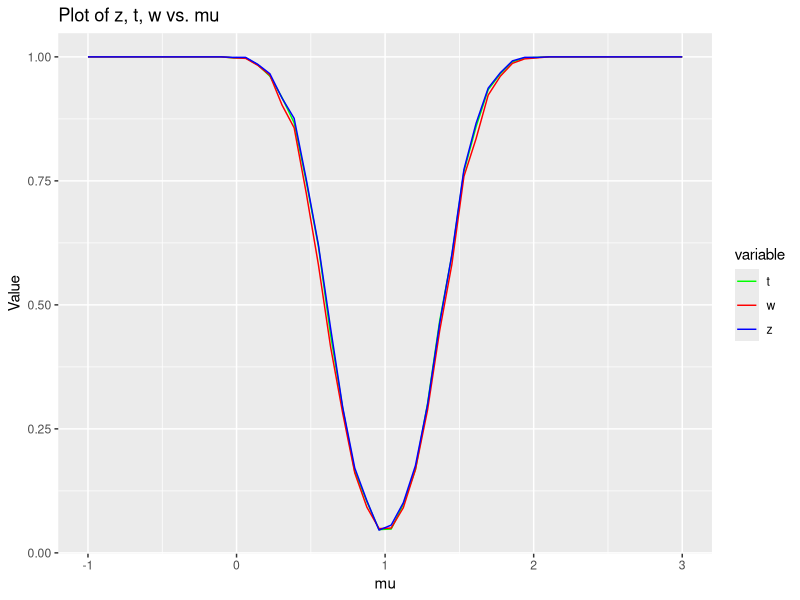
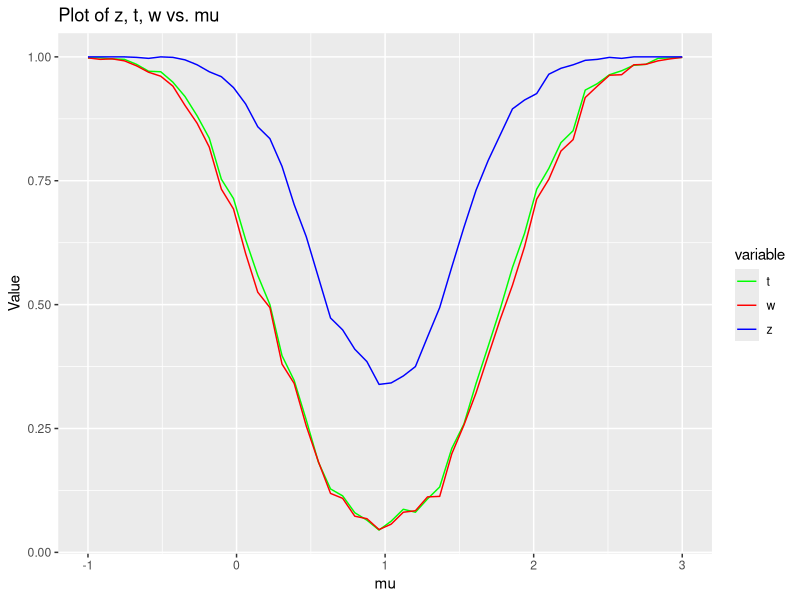
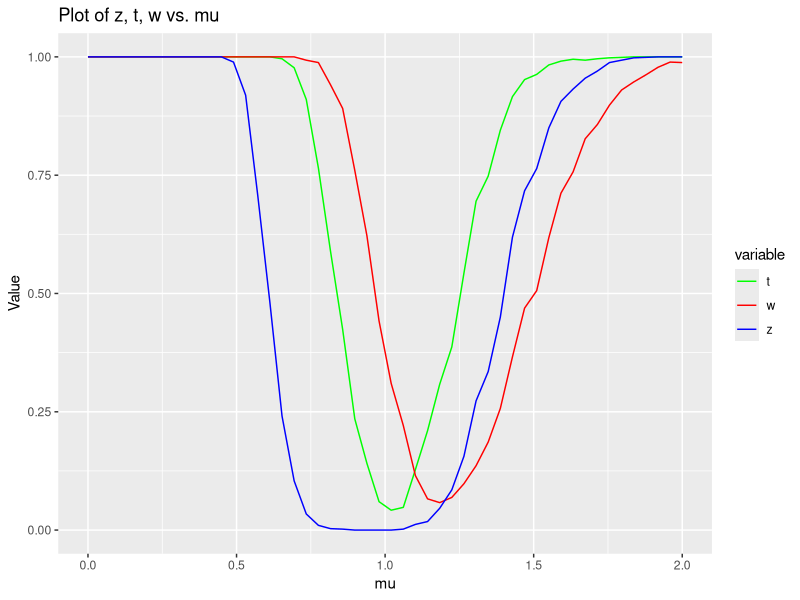

Reproduce these figures in R, in order.
## ---- chunk 1
#| echo: false
#| waring: false
library(tidyverse)
library(stats)
## ---- chunk 2
#| echo: false 

## STATYSTKI 

# Test Z 
stat_z <- function(xs, mu, sigma) {
  # Statystyka ta ma rozkład N(0, 1) przy założeniu hipotezy zerowej
  zstat <- sqrt(length(xs)) * (mean(xs) - mu) / sigma
  return(zstat)
}

# Test t-Studenta
stat_student <- function(xs, mu) {
  # Statystyka ta ma rozkład T(length(xs) - 1) przy założeniu hipotezy zerowej
  tstat <- sqrt(length(xs)) * (mean(xs) - mu) / sd(xs)
  return(tstat)
}

# Test rang znakowanych Wilcoxona
stat_wilcoxon <- function(xs, mu) {
  
  diffs <- xs - mu
  ranks <- rank(abs(diffs))
  
  sum_pos <- sum(ranks[diffs > 0])
  sum_neg <- sum(ranks[diffs < 0])
  
  # Rozkład tej statystyki jest znany (przy założeniu hipotezy zerowej jest on asymptotycznie normalny)
  ustat <- min(sum_pos, sum_neg)
  return(ustat)
}
## ---- chunk 3
#| echo: false 

## TESTY 

testinfo <- function(stat, pval, resu) {
  return(list(
    statystyka = stat,
    pwartosc   = pval,
    wynik      = resu
  ))
}

# Test Z 

ztest <- function(xs, mu, alpha=0.05) {
  
  z <- stat_z(xs, mu, 2) 
  
  lower_q <- qnorm(alpha/2)
  upper_q <- qnorm(1 - alpha/2)
  
  result <- (lower_q <= z && z <= upper_q)
  p_value <- 2 * pnorm(abs(z), lower.tail = FALSE)
  
  
  return(testinfo(z, p_value, result))
  
}

# Test t-Studenta 

ttest <- function(xs, mu, alpha=0.05) {
  
  t <- stat_student(xs, mu)
  df <- length(xs) - 1
  
  lower_q <- qt(alpha/2, df)
  upper_q <- qt(1 - alpha/2, df)
  
  result <- (lower_q <= t && t <= upper_q)
  p_value <- 2 * pt(abs(t), df, lower.tail = FALSE)
  
  return(testinfo(t, p_value, result))
}

# Test znakowanych rang Wilcoxona 

wtest <- function(xs, mu, alpha=0.05) {
  
  w <- stat_wilcoxon(xs, mu)
  n <- length(xs)
  
  lower_q <- qsignrank(alpha/2, n)
  upper_q <- qsignrank(1 - alpha/2, n)
  
  result <- (lower_q <= w && w <= upper_q)
  p_value <- min(2 * psignrank(w-1, n, lower.tail=FALSE, 1))
  
  return(testinfo(w, p_value, result))
}

## ---- chunk 4
#| echo: false

## WYKRESY FUNKCJI MOCY
plot_test_power <- function(dist, n, param, inter, MCS=100) {
  
  gensample <- if (dist == "norm") {
    function(mu) {
      return(rnorm(n, mu, param))
    }
  } else {
    function(lambda) {
      return(rexp(n, 1/lambda))
    }
  }

  ilen = length(inter)
  
  z_power <- numeric(ilen)
  t_power <- numeric(ilen)
  w_power <- numeric(ilen)
  
  for (i in seq_along(inter)) {
    
    mu = inter[i]
    
    z_correct <- MCS
    t_correct <- MCS
    w_correct <- MCS
    
    for (j in seq_len(MCS)) {
      sample <- gensample(mu)
      z_correct = z_correct - ztest(sample, 1)$wynik
      t_correct = t_correct - ttest(sample, 1)$wynik
      w_correct = w_correct - wtest(sample, 1)$wynik
    }
    
    z_power[i] = z_correct / MCS
    t_power[i] = t_correct / MCS
    w_power[i] = w_correct / MCS
    
    
  }
  
  values <- data.frame(
    mu = inter, 
    z = z_power, 
    t = t_power, 
    w = w_power
  )
  
  df_long <- tidyr::gather(values, key = "variable", value = "value", -mu)

  # Plot each column against mu
  ggplot(df_long, aes(x = mu, y = value, color = variable)) +
    geom_line() +
    labs(x = "mu", y = "Value", title = "Plot of z, t, w vs. mu") +
    scale_color_manual(values = c("z" = "blue", "t" = "green", "w" = "red"))  
}

## ---- chunk 5
plot_test_power("norm", 100, 2, seq(-1, 3, length.out=50), MCS=1000)
## ---- chunk 6
plot_test_power("norm", 100, 4, seq(-1, 3, length.out=50), MCS=1000)
## ---- chunk 7
plot_test_power("exp", 100, NULL, seq(0, 2, length.out=50), MCS=1000)
